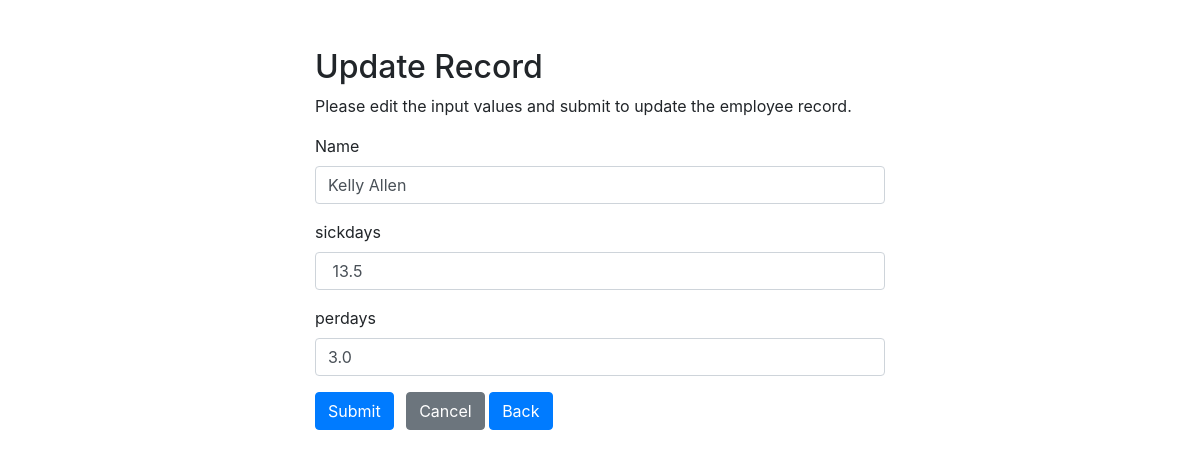
/update.php?tsick_id=12, run on an earlier commit of the app's database.
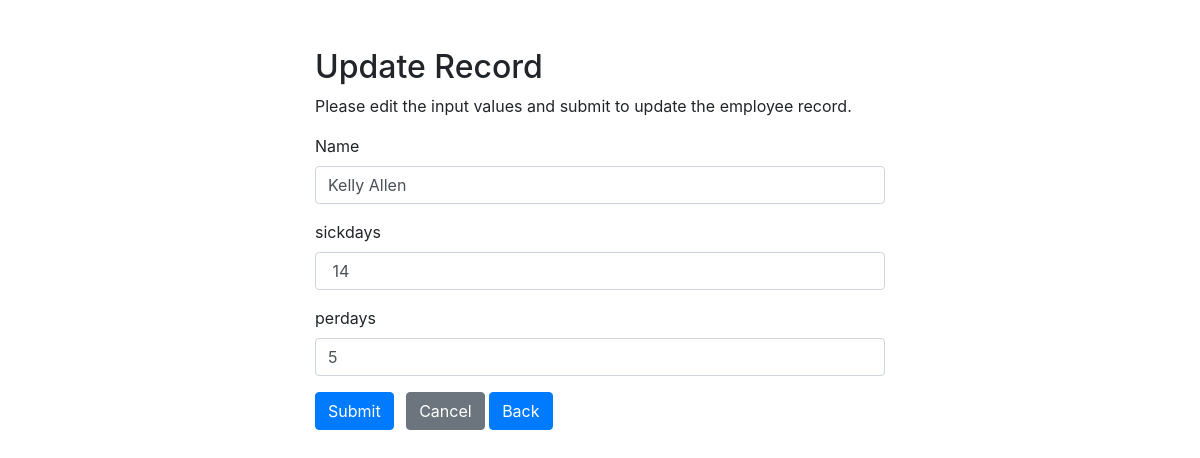
And on a later commit of the database.
### tables this page shows
CREATE TABLE IF NOT EXISTS `total_sick` (
  `tsick_id` int(11) NOT NULL AUTO_INCREMENT,
  `name` varchar(30) NOT NULL,
  `sickdays` varchar(15) NOT NULL DEFAULT '0',
  `perdays` varchar(15) NOT NULL DEFAULT '0',
  `profdays` varchar(15) NOT NULL DEFAULT '0',
  `bereavdays` varchar(15) NOT NULL DEFAULT '0',
  `spam` varchar(1) NOT NULL DEFAULT '1',
  `building` varchar(10) NOT NULL DEFAULT '1',
  PRIMARY KEY (`tsick_id`),
  UNIQUE KEY `name` (`name`)
);

### update.php (the view, shortened to what this page needs)
<?php
require_once "db.php";
$name = $sickdays = $perdays = "";
$name_err = $sickdays_err = $perdays_err = "";
if(isset($_POST["tsick_id"]) && !empty($_POST["tsick_id"])){
    $tsick_id = $_POST["tsick_id"];
    $input_name = trim($_POST["name"]);
    if(empty($input_name)){
        $name_err = "Please enter a name.";
    } elseif(!filter_var($input_name, FILTER_VALIDATE_REGEXP, array("options"=>array("regexp"=>"/^[a-zA-Z\s]+$/")))){
        $name_err = "Please enter a valid name.";
    } else{
        $name = $input_name;
    }
    $input_sickdays = trim($_POST["sickdays"]);
    if(empty($input_sickdays)){
        $email_err = "Please enter the email.";
    } elseif(preg_match("/^[a-zA-Z-' ]*$/",$input_email)){
        $sickdays_err = "Please enter an sickdays.";
    } else{
        $sickdays = $input_sickdays;
    }
    $input_perdays = trim($_POST["perdays"]);
    if(empty($input_perdays)){
        $perdays_err = "Please enter the perdays amount.";
    } elseif(!ctype_digit($input_perdays)){
        $perdays_err = "Please enter a positive integer value.";
    } else{
        $perdays = $input_perdays;
    }
    if(empty($name_err) && empty($sickdays_err) && empty($perdays_err)){
        $sql = "UPDATE total_sick SET name=?, sickdays=?, perdays=? WHERE tsick_id=?";
        if($stmt = mysqli_prepare($conn, $sql)){
            mysqli_stmt_bind_param($stmt, "sssi", $param_name, $param_sickdays, $param_perdays, $param_id);
            $param_name = $name;
            $param_sickdays = $sickdays;
            $param_perdays = $perdays;
            $param_id = $tsick_id;
            if(mysqli_stmt_execute($stmt)){
                header("location: createTeacher.php");
                exit();
            } else{
                echo "Oops! Something went wrong. Please try again later.";
            }
        }
    }
    mysqli_close($conn);
} else{
    if(isset($_GET["tsick_id"]) && !empty(trim($_GET["tsick_id"]))){
        $sql = "SELECT * FROM total_sick WHERE tsick_id = ?";
        if($stmt = mysqli_prepare($conn, $sql)){
            mysqli_stmt_bind_param($stmt, "i", $param_id);
            if(mysqli_stmt_execute($stmt)){
                $result = mysqli_stmt_get_result($stmt);
                if(mysqli_num_rows($result) == 1){
                    $row = mysqli_fetch_array($result, MYSQLI_ASSOC);
                    $name = $row["name"];
                    $sickdays = $row["sickdays"];
                    $perdays = $row["perdays"];
                } else{
                    header("location: error.php");
                    exit();
                }
            } else{
                echo "Oops! Something went wrong. Please try again later.";
            }
        }
    }  else{
        header("location: error.php");
        exit();
    }
}
?>
<!DOCTYPE html>
<html lang="en">
<head>
    <link rel="stylesheet" href="https://stackpath.bootstrapcdn.com/bootstrap/4.5.2/css/bootstrap.min.css">
</head>
<body>
    <div class="wrapper">
        <div class="container-fluid">
            <div class="row">
                <div class="col-md-12">
                    <h2 class="mt-5">Update Record</h2>
                    <p>Please edit the input values and submit to update the employee record.</p>
                    <form action="<?php echo htmlspecialchars(basename($_SERVER['REQUEST_URI'])); ?>" method="post">
                        <div class="form-group">
                            <label>Name</label>
                            <input type="text" name="name" class="form-control <?php echo (!empty($name_err)) ? 'is-invalid' : ''; ?>" value="<?php echo $name; ?>">
                        </div>
                        <div class="form-group">
                            <label>sickdays</label>
                            <input type="text" name="sickdays" class="form-control <?php echo (!empty($sickdays_err)) ? 'is-invalid' : ''; ?>" value =" <?php echo $sickdays; ?>">
                        </div>
                        <div class="form-group">
                            <label>perdays</label>
                            <input type="text" name="perdays" class="form-control <?php echo (!empty($perdays_err)) ? 'is-invalid' : ''; ?>" value="<?php echo $perdays; ?>">
                        </div>
                        <input type="submit" class="btn btn-primary" value="Submit">
                        <a href="index.php" class="btn btn-secondary ml-2">Cancel</a>
                        <a href="createTeacher.php" class="btn btn-primary">Back</a>
                    </form>
                </div>
            </div>
        </div>
    </div>
</body>
</html>

### update.php (style rules this page uses)
.wrapper { width: 600px; margin: 0 auto; }

What changed in the data, as far as the page shows it:
changed total_sick "Kelly Allen": sickdays "13.5" → "14"; perdays "3.0" → "5"
